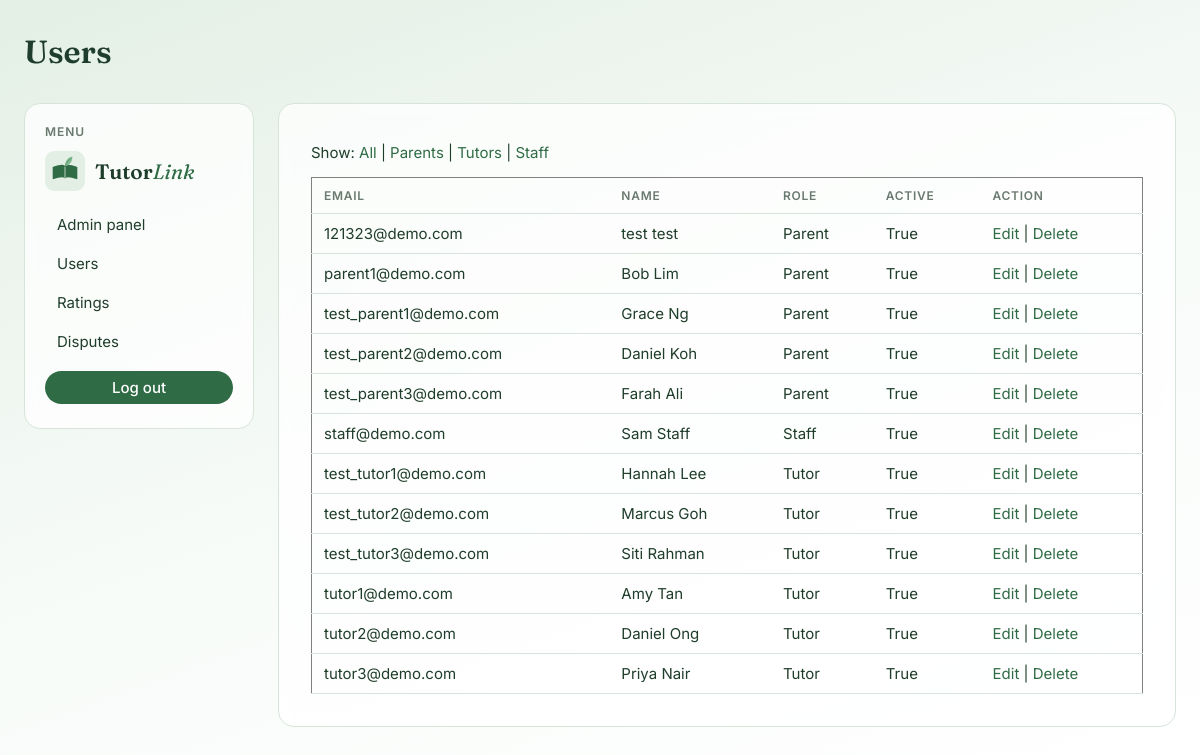
The page /adminpanel/users/ (signed in) on the database its author committed.
### accounts/models.py (models this page shows, shortened)
class User(AbstractUser):
    email = models.EmailField(unique=True)
    role = models.CharField(max_length=10, choices=ROLE_CHOICES, default='PARENT')
    phone = models.CharField(max_length=20, blank=True)
    address = models.CharField(max_length=255, blank=True)
    date_of_birth = models.DateField(null=True, blank=True)
    gender = models.CharField(max_length=1, choices=GENDER_CHOICES, blank=True)
    avatar = models.ImageField(upload_to="avatars/", blank=True)
    card_brand = models.CharField(max_length=20, blank=True)
    card_last4 = models.CharField(max_length=4, blank=True)

### adminpanel/views.py (the view)
# urls.py: path('users/', user_list_view, name='admin_user_list'),
@login_required
def user_list_view(request):
    if request.user.role != 'STAFF':
        return redirect('index')
    users = User.objects.all().order_by('role', 'email')
    role = request.GET.get('role')
    if role in ('PARENT', 'TUTOR', 'STAFF'):
        users = users.filter(role=role)
    return render(request, 'adminpanel/user_list.html', {'users': users, 'role': role})

### adminpanel/templates/adminpanel/user_list.html
{% extends 'base.html' %}
{% block header %}
    Users
{% endblock %}
{% block content %}
    <p>
        Show:
        <a href="{% url 'admin_user_list' %}">All</a> |
        <a href="?role=PARENT">Parents</a> |
        <a href="?role=TUTOR">Tutors</a> |
        <a href="?role=STAFF">Staff</a>
    </p>
    <table border="1">
        <tr>
            <th>Email</th>
            <th>Name</th>
            <th>Role</th>
            <th>Active</th>
            <th>Action</th>
        </tr>
        {% for u in users %}
        <tr>
            <td>{{ u.email }}</td>
            <td>{{ u.first_name }} {{ u.last_name }}</td>
            <td>{{ u.get_role_display }}</td>
            <td>{{ u.is_active }}</td>
            <td><a href="{% url 'admin_user_edit' u.id %}">Edit</a> | <a href="{% url 'admin_user_delete' u.id %}">Delete</a></td>
        </tr>
        {% empty %}
        <tr><td colspan="5">No users.</td></tr>
        {% endfor %}
    </table>
{% endblock %}

### templates/base.html (shortened to what this page needs)
{% load static %}
<!DOCTYPE html>
<html>
<head>
    <link rel="stylesheet" href="{% static 'css/style.css' %}">
</head>
<body>
    <table class="layout">
        <tr>
            <td colspan="2">
                <h1>
                    {% block header %}
                    {% endblock %}
                </h1>
            </td>
        </tr>
        <tr>
            <td class="navbar">
                <nav>
                    <h3>Menu</h3>
                    <ul>
                        <a href="{% url 'index' %}" class="brand">
                            <img src="{% static 'img/logo.svg' %}" alt="TutorLink logo" width="40">
                            <span>Tutor<em>Link</em></span>
                        </a>
                        {% if user.is_authenticated %}
                        {% if user.role == 'PARENT' %}
                        <li><a href="{% url 'parent_profile' %}">My profile</a></li>
                        <li><a href="{% url 'child_list' %}">My children</a></li>
                        <li><a href="{% url 'parent_view_my_lessons' %}">My Lessons</a></li>
                        <li><a href="{% url 'parent_listings_view' %}">View listings</a></li>
                        <li><a href="{% url 'parent_my_requests_view' %}">My requests</a></li>
                        <li><a href="{% url 'my_ratings' %}">My ratings</a></li>
                        <li><a href="{% url 'my_disputes' %}">My disputes</a></li>
                        <li><a href="{% url 'parent_payment_history_view' %}">My payment history</a></li>
                        {% elif user.role == 'STAFF' %}
                        <li><a href="{% url 'admin_home' %}">Admin panel</a></li>
                        <li><a href="{% url 'admin_user_list' %}">Users</a></li>
                        <li><a href="{% url 'admin_rating_list' %}">Ratings</a></li>
                        <li><a href="{% url 'admin_dispute_list' %}">Disputes</a></li>
                        {% endif %}
                        <li>
                            <form method="post" action="{% url 'logout' %}">
                                <button type="submit">Log out</button>
                            </form>
                        </li>
                        {% else %}
                        <li><a href="{% url 'login' %}">Log in</a></li>
                        <li><a href="{% url 'signup' %}">Sign up</a></li>
                        {% endif %}
                    </ul>
                </nav>
            </td>
            <td class="content">
                <main>
                    {% block content %}
                    {% endblock %}
                </main>
            </td>
        </tr>
    </table>
</body>
</html>

### static/css/style.css (style rules this page uses)
:root { --green-dark: #2f6b45; --green-leaf: #7fb98f; --green-pale: #e3efe5; --ink: #1f3d2b; --muted: #6b7a70; --card: rgba(255, 255, 255, 0.75); --line: #d6e4d9; --danger: #b5523b; --radius: 16px; }
* { box-sizing: border-box; }
body { margin: 0; min-height: 100vh; font-family: 'Inter', system-ui, sans-serif; font-size: 15px; color: var(--ink); background: linear-gradient(160deg, var(--green-pale) 0%, #f7fbf8 50%, #ffffff 100%); background-attachment: fixed; }
h1, h2, h3 { font-family: 'Fraunces', Georgia, serif; font-weight: 600; color: var(--ink); }
h1 { font-size: 2rem; margin: 8px 0; }
a { color: var(--green-dark); text-decoration: none; }
.layout { width: 100%; border-collapse: separate; border-spacing: 24px; }
.layout > tbody > tr > td { vertical-align: top; padding: 0; }
.navbar { width: 230px; }
.navbar nav { position: sticky; top: 24px; background: var(--card); border: 1px solid var(--line); border-radius: var(--radius); padding: 20px; backdrop-filter: blur(6px); }
.navbar h3 { font-size: 0.75rem; font-family: 'Inter', sans-serif; text-transform: uppercase; letter-spacing: 0.08em; color: var(--muted); margin: 0 0 12px; }
.navbar ul { list-style: none; padding: 0; margin: 0; }
.navbar li { margin-bottom: 4px; }
.navbar li a { display: block; padding: 8px 12px; border-radius: 10px; color: var(--ink); }
.navbar li form { margin-top: 12px; }
.navbar li button { width: 100%; }
.brand { display: flex; align-items: center; gap: 10px; margin-bottom: 16px; font-family: 'Fraunces', Georgia, serif; font-size: 1.3rem; font-weight: 600; color: var(--ink); }
.brand em { color: var(--green-dark); font-weight: 400; }
.content main { background: var(--card); border: 1px solid var(--line); border-radius: var(--radius); padding: 24px 32px; min-height: 60vh; backdrop-filter: blur(6px); }
main table { width: 100%; border-collapse: collapse; margin-bottom: 8px; }
main th, main td { border: none; border-bottom: 1px solid var(--line); padding: 10px 12px; text-align: left; vertical-align: middle; }
main th { font-size: 0.75rem; text-transform: uppercase; letter-spacing: 0.06em; color: var(--muted); font-weight: 600; }
button, input[type="submit"], .btn { display: inline-block; font: inherit; font-weight: 500; padding: 7px 18px; border: none; border-radius: 999px; background: var(--green-dark); color: white; cursor: pointer; }

### rows shown on the page
User: email "121323@demo.com", first_name "test", last_name "test", role "Parent", is_active "True"
User: email "parent1@demo.com", first_name "Bob", last_name "Lim", role "Parent", is_active "True"
User: email "test_parent1@demo.com", first_name "Grace", last_name "Ng", role "Parent", is_active "True"
User: email "test_parent2@demo.com", first_name "Daniel", last_name "Koh", role "Parent", is_active "True"
User: email "test_parent3@demo.com", first_name "Farah", last_name "Ali", role "Parent", is_active "True"
User: email "staff@demo.com", first_name "Sam", last_name "Staff", role "Staff", is_active "True"
User: email "test_tutor1@demo.com", first_name "Hannah", last_name "Lee", role "Tutor", is_active "True"
User: email "test_tutor2@demo.com", first_name "Marcus", last_name "Goh", role "Tutor", is_active "True"
User: email "test_tutor3@demo.com", first_name "Siti", last_name "Rahman", role "Tutor", is_active "True"
User: email "tutor1@demo.com", first_name "Amy", last_name "Tan", role "Tutor", is_active "True"
User: email "tutor2@demo.com", first_name "Daniel", last_name "Ong", role "Tutor", is_active "True"
User: email "tutor3@demo.com", first_name "Priya", last_name "Nair", role "Tutor", is_active "True"
